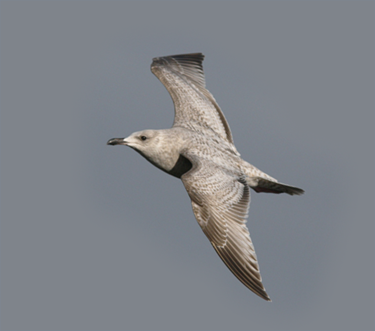
#> input picture data/bird.bmp, 375 x 331 px; its folder holds 4 pictures in this run
$ python harris_corner_detector.py
#> lines starting #> are read from the running program, lines starting #| are printed output that depends on the picture; after the words box and inside, x2 and y2 are one past the last pixel; in counts of white or black regions, pixels touching at a corner belong together
########################################## HARRIS CORNER DETECTOR FROM FIRST PRINCIPLES ###################################################
# Aman Bilaiya 2018CSB1069

import numpy as np
import matplotlib.pyplot as plt
import matplotlib.image as mpimg
from scipy import ndimage

# RGB --> grayscale
def rgb2gray(img):
    return (np.dot(img[...,:3], [0.2989, 0.5870, 0.1140])).astype('float32')

#display image
def view_img(img_name):
    plt.imshow(img_name, cmap = plt.get_cmap('gray'))
    plt.show()

'''
Part A) Filtered gradient: Compute x and y gradients Fx and Fy, the same as in the Canny edge detector.
'''
# Method to do convolution of input image with sobel filter to smoothen the image and finding x & y gradients
def convolveWithGaussianDerivative(img):
  sobel_x = np.array([[-1, 0, 1], [-2, 0, 2], [-1, 0, 1]], np.float32)
  sobel_y = np.array([[1, 2, 1], [0, 0, 0], [-1, -2, -1]], np.float32)

  Ix = ndimage.filters.convolve(img, sobel_x)
  Iy = ndimage.filters.convolve(img, sobel_y)

  return Ix, Iy

'''
B) Find corners: For each pixel (x, y), look in a window of size 2m+1 x 2m+1around the pixel (you can use m = 4). Accumulate over
this window the covariance matrix C, which contains the average of the products of x and y gradients:
'''

# Method to determine R score for each pixel [R_mat]
def Calculate_Rscore_mat(img, Iy, Ix, m, k):
    Ixx = np.square(Ix)
    Ixy = Iy*Ix
    Iyy = np.square(Iy)
    height, width = img.shape[0], img.shape[1]

    R_mat = np.zeros([height, width],dtype='float64')

    for y in range(m, height-m):
        for x in range(m, width-m):
            Kxx = Ixx[y-m:y+m+1, x-m:x+m+1]
            Kxy = Ixy[y-m:y+m+1, x-m:x+m+1]
            Kyy = Iyy[y-m:y+m+1, x-m:x+m+1]
            Sxx = np.sum(Kxx)
            Sxy = np.sum(Kxy)
            Syy = np.sum(Kyy)

            determinant = (Sxx * Syy) - np.square(Sxy)
            trace = Sxx + Syy
            R_mat[y][x] =  determinant - (k*np.square(trace))
    return R_mat

# Function to detect corners based on threshold values and r score
def DetectCorners(img, r_mat,Th_ratio):
  corner_list = []
  Th = Th_ratio*r_mat.max()
  for y in range(img.shape[0]):
    for x in range(img.shape[1]):
      if r_mat[y][x] > Th:
        corner_list.append([y,x,r_mat[y][x]])
  return corner_list

# Function to highlight corners in the input image
def MakeCornerImg(img, corner_list):
  out1 = np.zeros(img.shape,img.dtype)
  out2 = img.copy()

  for i in range(len(corner_list)):
    y = corner_list[i][0]
    x = corner_list[i][1]
    out1[y][x][0] = 1.0
    out1[y][x][1] = 1.0
    out1[y][x][2] = 1.0
    out2[y][x][0] = 1.0
    out2[y][x][1] = 0.0
    out2[y][x][2] = 0.0
  return out1, out2

def GenerateResults(input_img,Th_ratio):
    # input_img = 'einstein' # Input image name
#> called with input_img = 'bird', Th_ratio = 0.05
    img = mpimg.imread('data/'+input_img+'.bmp').astype('float32')/255.0 #Read Image and convert to float
    #plt.imshow(img)

    Ix, Iy = convolveWithGaussianDerivative(rgb2gray(img))
#> in convolveWithGaussianDerivative, `sobel_x = np.array([[-1, 0, 1], [-2, 0, 2], [-1, 0, 1]], np.float32)`: sobel_x = [[-1, 0, 1], [-2, 0, 2], [-1, 0, 1]]

    R_mat = Calculate_Rscore_mat(img, Ix, Iy, m=4, k=0.04)
#> in Calculate_Rscore_mat, `Ixy = Iy*Ix`:
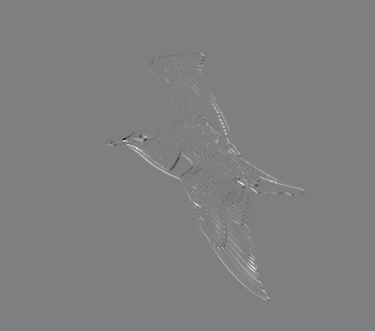
#> Ixy: shape (331, 375) float32; min -2.24, max 2.24, mean 0.00739; drawn with min black and max white
#> after the loop in Calculate_Rscore_mat, `for y in range(m, height-m):`:
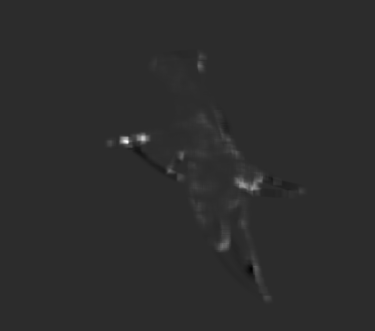
#> R_mat: shape (331, 375) float64; min -283.1, max 1338.2, mean 5.1; drawn with min black and max white
    temp = R_mat/np.max(R_mat)

    plt.imsave('Results/harris_corner/'+input_img+'_R_Value.jpg',temp,cmap=plt.get_cmap('gray'))

    corner_list = DetectCorners(img, R_mat,Th_ratio)
#> in DetectCorners, `Th = Th_ratio*r_mat.max()`: Th = 66.91
#> after the loop in DetectCorners, `for y in range(img.shape[0]):`: corner_list = 2726 items, first 6: [53, 200, 83.38], [53, 201, 75.21], [54, 199, 89.42], [54, 200, 112.7], [54, 201, 100.5], [54, 202, 82.25]

    out1, out2 = MakeCornerImg(img,corner_list)
#> the loop in MakeCornerImg, `for i in range(len(corner_list)):` made 2726 passes
#> (y, x) on passes 1 to 3: (53, 200), (53, 201), (54, 199)
#> after the loop in MakeCornerImg, `for i in range(len(corner_list)):`:
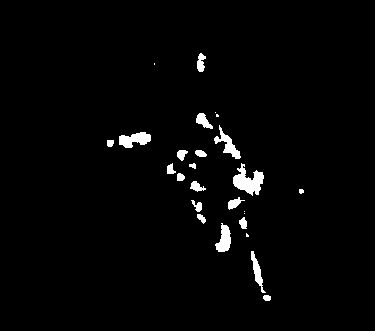
#> out1: shape (331, 375, 3) float32; values 0 (black) and 1 (white), 2.2% white; 26 white regions (6 under 20 px), largest, box (x1, y1, x2, y2) and area: (233, 163, 264, 196) 532, (119, 132, 151, 148) 333, (214, 125, 241, 159) 291
#> after the loop in MakeCornerImg, `for i in range(len(corner_list)):`:
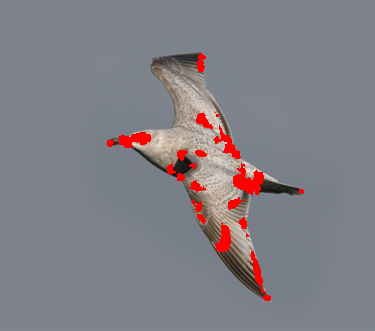
#> out2: shape (331, 375, 3) float32; mean R, G, B 0.51, 0.504, 0.527
    plt.imsave('Results/harris_corner/'+input_img+'_corner_points_beforeNMS.jpg',out1)
    plt.imsave('Results/harris_corner/'+input_img+'_corners_beforeNMS.jpg',out2)
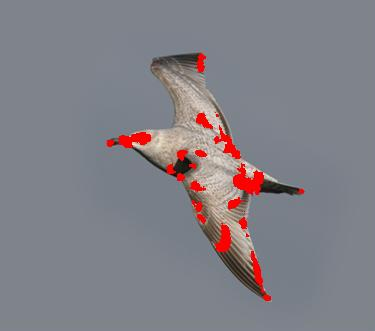
#> saved as bird_corners_beforeNMS.jpg: shape (331, 375, 3); mean R, G, B 130.3, 127.9, 135


    '''
    C) Non-maximum suppression: Sort L in decreasing order of the corner response e. See numpy.sort and numpy.argsort,
    or the Python built-in function sorted. For each point p, remove all points in the 8-connected neighborhood of p that occur
    later in the list L.
    '''
    sorted_corner_list = sorted(corner_list, key = lambda x: x[2], reverse = True)
#> sorted_corner_list = 2726 items, first 6: [141, 126, 1338.2], [141, 127, 1319.5], [141, 125, 1246.7], [142, 127, 1206.6], [142, 126, 1165.2], [140, 125, 1145.1]
    final_corner_list = [] #final_l contains list after non maximal suppression
    final_corner_list.append(sorted_corner_list[0][:-1])
    dis = 3
    xc, yc = [], []
    for i in sorted_corner_list :
        for j in final_corner_list :
            if(abs(i[0] - j[0] <= dis) and abs(i[1] - j[1]) <= dis) :
                break
        else :
            final_corner_list.append(i[:-1])
            xc.append(i[1])
            yc.append(i[0])
#> this loop made 2726 passes
#> after the loop, final_corner_list = 67 pairs, first value 64 to 300, second value 110 to 300; xc = 66 values, max 300 at index 42, min 110 at index 23, mean 207.9; yc = 66 values, max 300 at index 52, min 64 at index 65, mean 192.3

    print('Corner pixels detected : ' + str(len(corner_list)))
#| Corner pixels detected : 2726
    print('Corner pixels detected after NMS : ' + str(len(final_corner_list)))
#| Corner pixels detected after NMS : 67

    corner_img = np.zeros(img.shape)

    for i in final_corner_list :
        y, x = i[0], i[1]
        corner_img[y][x] = 1
#> this loop made 67 passes
#> (y, x) on passes 1 to 12: (141, 126), (138, 142), (141, 122), (185, 242), (188, 252), (139, 138), (187, 246), (188, 256), (139, 146), (182, 238), (180, 260), (246, 222)
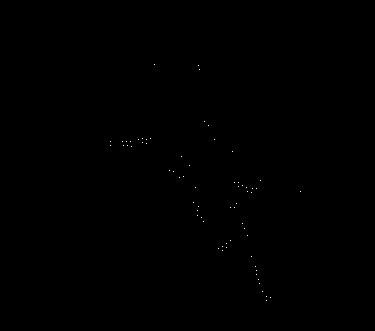
#> corner_img: shape (331, 375, 3) float64; values 0 (black) and 1 (white), 0.05% white in thin lines or dots, all inside (x1, y1, x2, y2) = (110, 64, 301, 301)

    output_path = "Results/harris_corner/"

    plt.imshow(img, cmap = plt.get_cmap('gray'))
    plt.plot(xc, yc, '+', color='red')
    plt.savefig(output_path + "/_corner_points_marked.jpg")
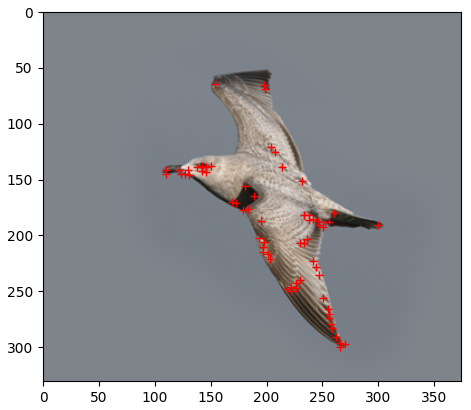
#> figure drawn by matplotlib, 1 panel
    plt.show()

    plt.imshow(corner_img, cmap = plt.get_cmap('gray'))
    plt.imsave('Results/harris_corner/'+input_img+'_corner_points_dots.jpg',corner_img)
    plt.show()

img_Names = ["bicycle", "bird", "dog", "einstein", "plane", "toy_image"]
Th_ratio = [0.05, 0.05, 0.05, 0.05, 0.01, 0.001]
GenerateResults(img_Names[1],Th_ratio[1])
